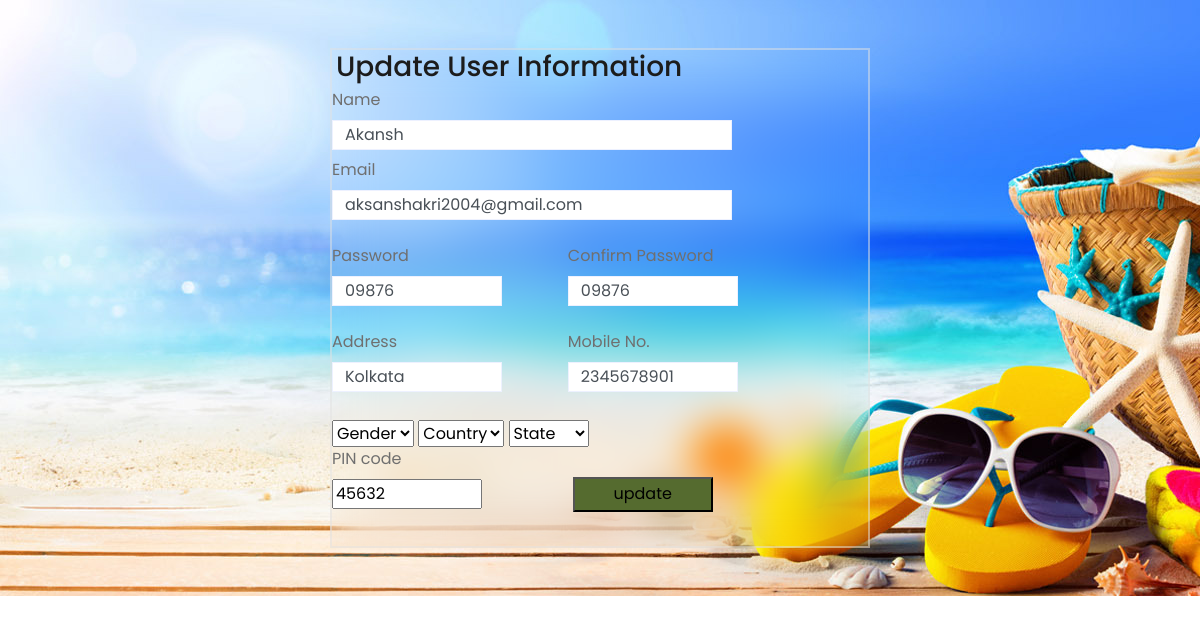
Screenshot of /Lux1/edit_user/9 with the database file from the repository.
### E_Luxuria/models.py (models this page shows)
class Register(models.Model):
    name= models.CharField(max_length=100)
    email= models.CharField(max_length=100)
    Password= models.CharField(max_length=100)
    Confirm_Password= models.CharField(max_length=100)
    Mobile_No= models.CharField(max_length=12)
    Address= models.CharField(max_length=200)
    Gender= models.CharField(max_length=10)
    Country= models.CharField(max_length=100)
    State= models.CharField(max_length=100)
    PIN= models.CharField(max_length=50)
    status = models.IntegerField(default=1)

### E_Luxuria/views.py (the view)
# urls.py: path('edit_user/<id>',views.edit_user,name='edit_user'),
def edit_user(request,id):
    user=Register.objects.get(id=id)
    data={'title':'update | E_Luxuria','user':user}
    return render(request,'Edit.html',data)

### E_Luxuria/templates/Edit.html (shortened to what this page needs)
<!DOCTYPE html>
{% load static %}
<html lang="en">
<head>
    <link href="https://cdnjs.cloudflare.com/ajax/libs/font-awesome/5.10.0/css/all.min.css" rel="stylesheet">
    <link href="lib/owlcarousel/assets/owl.carousel.min.css" rel="stylesheet">
    <link href="{% static 'css/style.css' %}" rel="stylesheet">
    <link rel="stylesheet" href="https://cdnjs.cloudflare.com/ajax/libs/font-awesome/4.7.0/css/font-awesome.min.css">
    <link rel="stylesheet" href="{% static 'css/style3.css' %}">
</head>
<body>
  <section class="h-200 signup" >
    <div class="container py-5">
      <div class="row d-flex justify-content-center align-items-center">
        <div class="col-lg-6 col-xl-6">
          <div class="card rounded-3" style="height: 500px;">
            <div class="card-body p-3 p-md-0" style="height: 500px;">
              <form method="POST" action="{% url 'update' %}"
              enctype="multipart/form-data">
              <h3 class="mb-4 pb-2 pb-md-0 mb-md-1 px-md-1">Update User Information</h3>
              <form class="px-md-2 text-dark " method="POST" action="{% url 'Signup' %}">
                 <div class="form-outline mb-2 ">
                  <label class="form-label" for="form3Example1q">Name</label>
                  <input type="text" name="name" value={{user.name}} id="form3Example1q" class="form-control" style="height: 30px; width: 400px;" />
                </div>
                <div class="row">
                  <div class="col-md-10 mb-1">
                    <div class="form-outline Email">
                      <label for="exampleDatepicker1" class="form-label">Email</label>
                      <input type="text" name="email" value={{user.email}} class="form-control"  id="exampleDatepicker1" />
                    </div>
                    <br>
                    <div class="row">
                      <div class="col mb-0 ">
                        <label for="exampleDatepicker1" class="form-label">Password</label>
                        <input type="text" name="Password" value={{user.Password}} class="form-control" style="height: 30px; width: 170px;" placeholder="">
                      </div>
                      <div class="col mb-0">
                        <label for="exampleDatepicker1" class="form-label">Confirm Password</label>
                        <input type="text" name="Confirm_Password" value={{user.Password}} class="form-control" style="height: 30px; width: 170px;" placeholder="">
                      </div>
                    </div>
                  <br>
                   <div class="row">
                      <div class="col mb-0">
                        <label for="exampleDatepicker1" class="form-label">Address</label>
                        <input type="text" name="Address" value={{user.Address}} class="form-control" style="height: 30px; width: 170px;" placeholder="">
                      </div>
                      <div class="col mb-0">
                        <label for="exampleDatepicker1" class="form-label">Mobile No.</label>
                        <input type="text" name="Mobile_No" value={{user.Mobile_No}} class="form-control" style="height: 30px; width: 170px;" placeholder="">
                      </div>
                    </div>
                    <br>
                  </div>
                   <div class="col-md-8 mb-0">
                    <select class="select" name="Gender" value={{user.Gender}}>
                      <option value="1">Gender</option>
                    </select>
                    <select class="select" name="Country" value={{user.Country}}>
                      <option value="1">Country</option>
                    </select>
                    <select class="select" name="State" value={{user.State}}>
                      <option value="1">State</option>
                    </select>
                    </div>
                </div>
                <div class="row mb-0 pb-2 pb-md-0 mb-md-4">
                  <div class="col-md-4">
                    <div class="form-outline">
                      <label class="form-label" for="form3Example1w">PIN code</label>
                      <input type="text" name="PIN" value={{user.PIN}} id="form3Example1w" class="" style="height: 30px; width: 150px;" />
                    </div>
                  </div>
                  <input style="height: 35px; width: 140px; margin-top: 30px; margin-left: 67px; background-color:darkolivegreen;" type="submit" value="update"/>
                </div>
              </form>
            </div>
          </div>
        </div>
      </div>
    </div>
  </section>
</body>
</html>

### E_Luxuria/static/css/style3.css (style rules this page uses)
.card { position:relative; display:flex; flex-direction: column; min-width: 20px; word-wrap: break-word; background-color: transparent; background-clip: border-box; border: 2px solid rgba(225, 225, 225, 0.5); backdrop-filter: blur(20px); padding-bottom: 20px; }

### rows the page displays
Register: name "Akansh", email "aksanshakri2004@gmail.com", Password "09876", Confirm_Password "09876", Address "Kolkata", Mobile_No "2345678901", Gender "Gender", Country "Country", State "State", PIN "45632"
